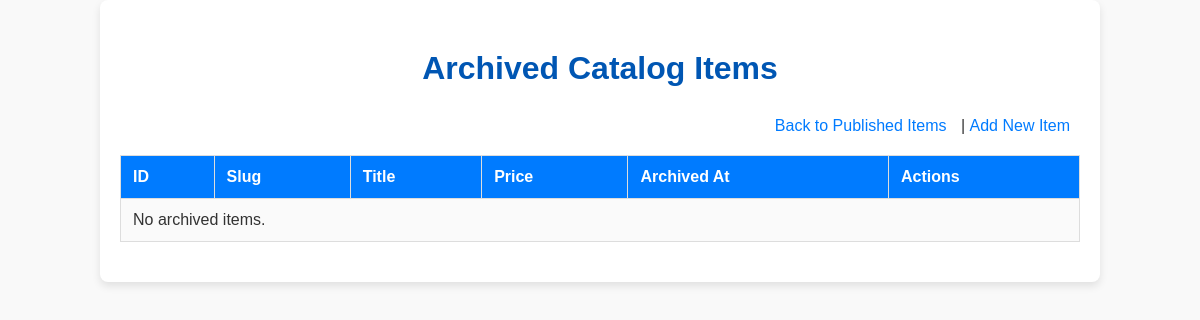
The app's page /admin/catalog-archived.php, older data.
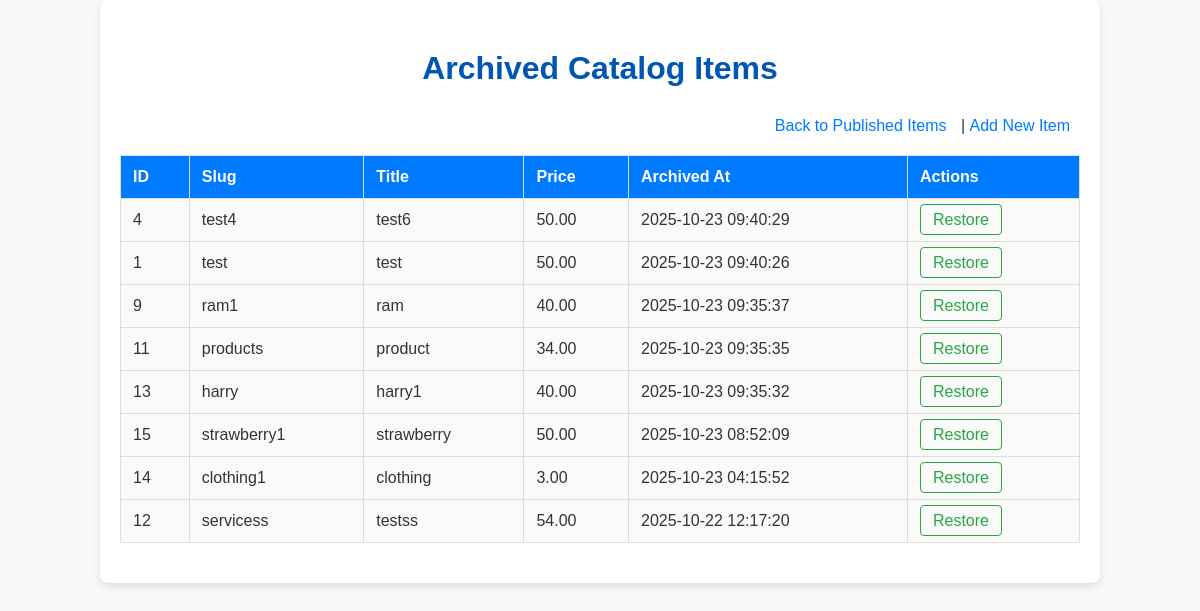
The same page, newer data.
### tables this page shows
CREATE TABLE `catalog_items` (
  `id` int unsigned NOT NULL AUTO_INCREMENT,
  `slug` varchar(150) NOT NULL,
  `title` varchar(255) NOT NULL,
  `price` decimal(10,2) NOT NULL DEFAULT '0.00',
  `short_desc` text,
  `image_path` varchar(255) DEFAULT NULL,
  `status` enum('published','archived') NOT NULL DEFAULT 'published',
  `created_at` timestamp NULL DEFAULT CURRENT_TIMESTAMP,
  `updated_at` timestamp NULL DEFAULT CURRENT_TIMESTAMP ON UPDATE CURRENT_TIMESTAMP,
  PRIMARY KEY (`id`),
  UNIQUE KEY `slug` (`slug`),
  KEY `idx_status` (`status`),
  KEY `idx_slug` (`slug`)
);

### admin/catalog-archived.php (the view, shortened to what this page needs)
<?php
require_once __DIR__ . '/../app/config.php';
$perPage = 10;
$page = isset($_GET['page']) && is_numeric($_GET['page']) ? (int)$_GET['page'] : 1;
$offset = ($page - 1) * $perPage;
$stmt = $pdo->prepare("SELECT * FROM catalog_items WHERE status = 'archived' ORDER BY updated_at DESC LIMIT :offset, :perPage");
$stmt->bindValue(':offset', $offset, PDO::PARAM_INT);
$stmt->bindValue(':perPage', $perPage, PDO::PARAM_INT);
$stmt->execute();
$items = $stmt->fetchAll(PDO::FETCH_ASSOC);
?>
<!DOCTYPE html>
<html lang="en">
<head>
</head>
<body>
    <div class="container">
        <h1>Archived Catalog Items</h1>
        <div class="actions">
            <a href="catalog.php">Back to Published Items</a> |
            <a href="catalog-new.php">Add New Item</a>
        </div>
        <table>
            <thead>
                <tr>
                    <th>ID</th>
                    <th>Slug</th>
                    <th>Title</th>
                    <th>Price</th>
                    <th>Archived At</th>
                    <th>Actions</th>
                </tr>
            </thead>
            <tbody>
                <?php if (count($items) === 0): ?>
                    <tr><td colspan="6">No archived items.</td></tr>
                <?php else: ?>
                    <?php foreach ($items as $item): ?>
                        <tr>
                            <td><?= htmlspecialchars($item['id']) ?></td>
                            <td><?= htmlspecialchars($item['slug']) ?></td>
                            <td><?= htmlspecialchars($item['title']) ?></td>
                            <td><?= number_format($item['price'], 2) ?></td>
                            <td><?= htmlspecialchars($item['updated_at']) ?></td>
                            <td>
                                <a href="catalog-restore.php?id=<?= $item['id'] ?>" onclick="return confirm('Restore this item?')">Restore</a>
                            </td>
                        </tr>
                    <?php endforeach; ?>
                <?php endif; ?>
            </tbody>
        </table>
    </div>
</body>
</html>

### admin/catalog-archived.php (style rules this page uses)
body { font-family: 'Arial', sans-serif; background-color: #f9f9f9; margin: 0; padding: 0; color: #333; }
h1 { text-align: center; color: #0056b3; margin: 30px 0; }
a { color: #007bff; text-decoration: none; }
.container { width: 80%; margin: 0 auto; padding: 20px; background-color: #fff; border-radius: 8px; box-shadow: 0 4px 8px rgba(0, 0, 0, 0.1); }
.actions { margin-bottom: 20px; text-align: right; }
.actions a { margin-right: 10px; font-size: 16px; }
table { width: 100%; border-collapse: collapse; margin-bottom: 20px; }
th, td { padding: 12px; border: 1px solid #ddd; text-align: left; font-size: 16px; }
th { background-color: #007bff; color: white; }
td { background-color: #fafafa; }
td a { color: #28a745; text-decoration: none; padding: 6px 12px; border: 1px solid #28a745; border-radius: 4px; }

Row changes from the older to the newer data that the page shows:
added catalog_items: id "4", slug "test4", title "test6", price "50.00", updated_at "2025-10-23 09:40:29"
added catalog_items: id "1", slug "test", title "test", price "50.00", updated_at "2025-10-23 09:40:26"
added catalog_items: id "9", slug "ram1", title "ram", price "40.00", updated_at "2025-10-23 09:35:37"
added catalog_items: id "11", slug "products", title "product", price "34.00", updated_at "2025-10-23 09:35:35"
added catalog_items: id "13", slug "harry", title "harry1", price "40.00", updated_at "2025-10-23 09:35:32"
added catalog_items: id "15", slug "strawberry1", title "strawberry", price "50.00", updated_at "2025-10-23 08:52:09"
added catalog_items: id "14", slug "clothing1", title "clothing", price "3.00", updated_at "2025-10-23 04:15:52"
added catalog_items: id "12", slug "servicess", title "testss", price "54.00", updated_at "2025-10-22 12:17:20"
Text that changed along with them:
text no longer shown: "No archived items."
